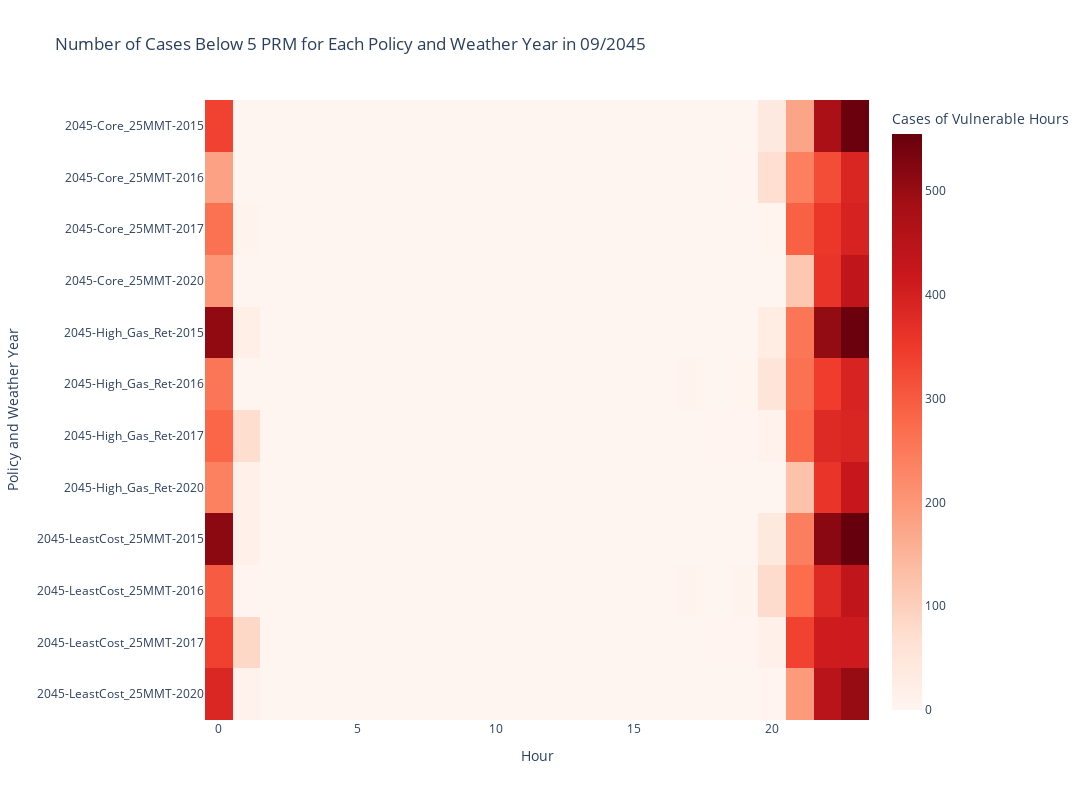

Notebook source saved alongside this figure:
### Code cell
# Example usage
month = 9  # Specify the month (e.g., 9 for September)
RMValue = 5
combined_df = RM_weatherYear(folder_path, month, RMValue)
create_heatmap(combined_df, month, RMValue)

### Figure 1 — Plotly figure (JSON) as saved in the notebook; plotly's stock layout.template omitted (floating-point values rounded to 4 significant figures; data arrays with more than 128 entries replaced by an {"elided": "..."} marker saying what was removed)
{"data": [{"coloraxis": "coloraxis", "hovertemplate": "Hour: %{x}<br>Policy and Weather Year: %{y}<br>Cases of Vulnerable Hours: %{z}<extra></extra>", "name": "0", "type": "heatmap", "x": [0, 1, 2, 3, 4, 5, 6, 7, 8, 9, 10, 11, 12, 13, 14, 15, 16, 17, 18, 19, 20, 21, 22, 23], "xaxis": "x", "y": ["2045-Core_25MMT-2015", "2045-Core_25MMT-2016", "2045-Core_25MMT-2017", "2045-Core_25MMT-2020", "2045-High_Gas_Ret-2015", "2045-High_Gas_Ret-2016", "2045-High_Gas_Ret-2017", "2045-High_Gas_Ret-2020", "2045-LeastCost_25MMT-2015", "2045-LeastCost_25MMT-2016", "2045-LeastCost_25MMT-2017", "2045-LeastCost_25MMT-2020"], "yaxis": "y", "z": {"elided": "12x24 int values"}}], "layout": {"coloraxis": {"colorbar": {"title": {"text": "Cases of Vulnerable Hours"}}, "colorscale": [[0, "rgb(255,245,240)"], [0.125, "rgb(254,224,210)"], [0.25, "rgb(252,187,161)"], [0.375, "rgb(252,146,114)"], [0.5, "rgb(251,106,74)"], [0.625, "rgb(239,59,44)"], [0.75, "rgb(203,24,29)"], [0.875, "rgb(165,15,21)"], [1, "rgb(103,0,13)"]]}, "height": 800, "title": {"text": "Number of Cases Below 5 PRM for Each Policy and Weather Year in 09/2045"}, "width": 1200, "xaxis": {"anchor": "y", "constrain": "domain", "domain": [0, 1], "scaleanchor": "y", "title": {"text": "Hour"}}, "yaxis": {"anchor": "x", "autorange": "reversed", "constrain": "domain", "domain": [0, 1], "title": {"text": "Policy and Weather Year"}}}}
